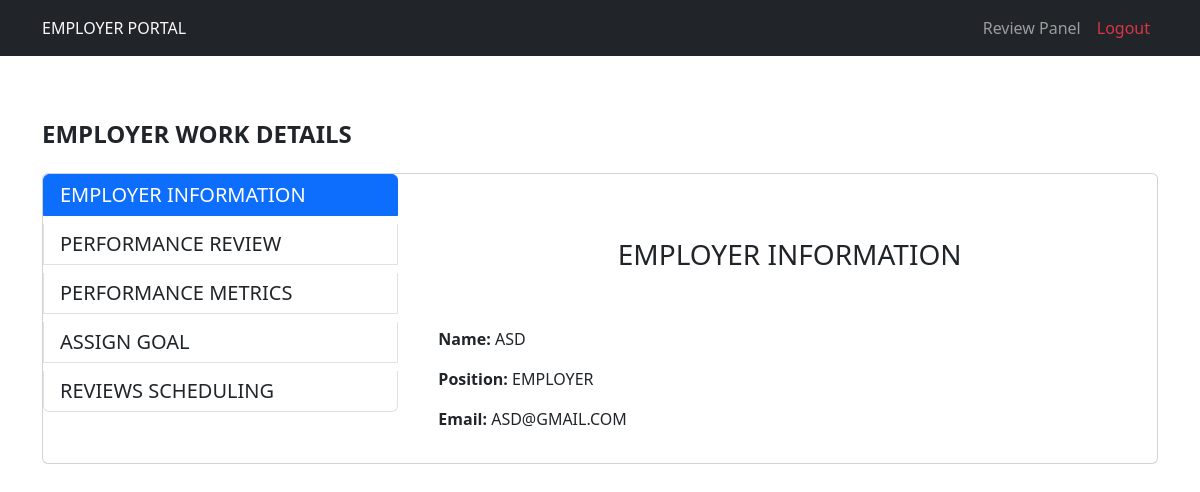
The app's page /work_desc/1/ with its own data.
### accounts/models.py (models this page shows, shortened)
class CustomUser(AbstractUser):
    user_type = models.CharField(max_length=10, choices=UserTypes.choices, default="")
    position = models.CharField(max_length=100, blank=True, null=True)

### accounts/views.py (the view, shortened to what this page needs)
# urls.py: path('work_desc/<int:user_id>/', views.work_desc, name='work_desc'),
def work_desc(request, user_id):
    user = get_object_or_404(CustomUser, id=user_id)
    performance_reviews = PerformanceReview.objects.filter(user=user).order_by("-id")[:3]
    upcoming_reviews = ReviewScheduling.objects.filter(user=user).order_by("-id")[:3]
    context = {
        'user': user,
        'performance_reviews': performance_reviews,
        'upcoming_reviews': upcoming_reviews,
    }
    return render(request, "manager/work_desc.html", context)

### templates/manager/Work_desc.html (shortened to what this page needs)
{% extends 'extend/base.html' %}
{% load static %}
{% block content %}
  <div class="container-fluid hero-header py-3">
    <div class="container py-5">
      <h4 class="fw-bold mb-4">{{ user.user_type|upper }} WORK DETAILS</h4>
      <div class="card overflow-hidden">
        <div class="row">
          <div class="col-md-4">
            <div class="list-group">
              <a class="list-group-item list-group-item-action active h5" data-bs-toggle="list" href="#account-general">{{ user.user_type|upper }} INFORMATION</a>
              <a class="list-group-item list-group-item-action h5" data-bs-toggle="list" href="#perfom_review">PERFORMANCE REVIEW</a>
              <a class="list-group-item list-group-item-action h5" data-bs-toggle="list" href="#performance_metrics">PERFORMANCE METRICS</a>
              <a class="list-group-item list-group-item-action h5" data-bs-toggle="list" href="#assign-goal">ASSIGN GOAL</a>
              <a class="list-group-item list-group-item-action h5" data-bs-toggle="list" href="#review-scheduling">REVIEWS SCHEDULING</a>
            </div>
          </div>
          <div class="col-md-8">
            <div class="tab-content p-3">
              <div class="tab-pane fade show active" id="account-general">
                <h3 class="text-center py-5">{{ user.user_type|upper }} INFORMATION</h3>
                <p>
                  <strong>Name:</strong> {{ user.username|upper }}
                </p>
                <p>
                  <strong>Position:</strong> {{ user.user_type|upper }}
                </p>
                <p>
                  <strong>Email:</strong> {{ user.email|upper }}
                </p>
              </div>
          </div>
        </div>
      </div>
    </div>
  </div>
</div>
{% endblock %}

### templates/include/header.html (shortened to what this page needs)
<!DOCTYPE html>
{% load static %}
<html lang="en">
<head>
    <link href="https://cdn.jsdelivr.net/npm/bootstrap@5.3.0/dist/css/bootstrap.min.css" rel="stylesheet">
</head>
<body>
    <nav class="navbar navbar-expand-lg navbar-dark bg-dark">
        <div class="container text-light">
        {% if user.is_authenticated %}
            {{ user.user_type|upper }} PORTAL
        {% else %}
            Please log in.
        {% endif %}
            <div class="collapse navbar-collapse" id="navbarNav">
                <ul class="navbar-nav ms-auto">
                    <li class="nav-item"><a class="nav-link " href="#">Review Panel</a></li>
                    <li class="nav-item"><a class="nav-link text-danger" href="{% url 'logout' %}">Logout</a></li>
                </ul>
            </div>
        </div>
    </nav>

### records on screen
CustomUser: user_type "EMPLOYER", username "ASD", email "ASD@GMAIL.COM"
